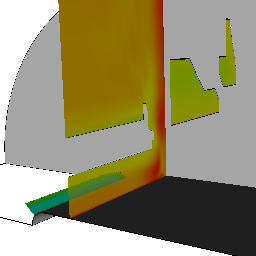

Source code (Python):
#!/usr/bin/env python

# Demonstrate vtkThresholdTextureCoords on PLOT3D blunt fin data
# with three threshold modes: upper, lower, and between.

import os

# Factory overrides
import vtkmodules.vtkInteractionStyle  # noqa: F401
import vtkmodules.vtkRenderingFreeType  # noqa: F401
import vtkmodules.vtkRenderingOpenGL2  # noqa: F401

from vtkmodules.vtkFiltersCore import vtkStructuredGridOutlineFilter
from vtkmodules.vtkFiltersGeometry import vtkStructuredGridGeometryFilter
from vtkmodules.vtkFiltersTexture import vtkThresholdTextureCoords
from vtkmodules.vtkIOLegacy import vtkStructuredPointsReader
from vtkmodules.vtkIOParallel import vtkMultiBlockPLOT3DReader
from vtkmodules.vtkRenderingCore import (
    vtkActor,
    vtkCamera,
    vtkDataSetMapper,
    vtkPolyDataMapper,
    vtkRenderWindow,
    vtkRenderWindowInteractor,
    vtkRenderer,
    vtkTexture,
)

data_dir = os.environ.get("VPE_DATA_DIR", os.path.dirname(os.path.abspath(__file__)))

# Read PLOT3D blunt fin data
plot3d_reader = vtkMultiBlockPLOT3DReader()
plot3d_reader.SetXYZFileName(os.path.join(data_dir, "bluntfinxyz.bin"))
plot3d_reader.SetQFileName(os.path.join(data_dir, "bluntfinq.bin"))
plot3d_reader.SetScalarFunctionNumber(100)
plot3d_reader.SetVectorFunctionNumber(202)
plot3d_reader.Update()
output = plot3d_reader.GetOutput().GetBlock(0)

# Wall geometry
wall = vtkStructuredGridGeometryFilter()
wall.SetInputData(output)
wall.SetExtent(0, 100, 0, 0, 0, 100)

wall_map = vtkPolyDataMapper()
wall_map.SetInputConnection(wall.GetOutputPort())
wall_map.ScalarVisibilityOff()

wall_actor = vtkActor()
wall_actor.SetMapper(wall_map)
wall_actor.GetProperty().SetColor(0.8, 0.8, 0.8)

# Fin geometry
fin = vtkStructuredGridGeometryFilter()
fin.SetInputData(output)
fin.SetExtent(0, 100, 0, 100, 0, 0)

fin_map = vtkPolyDataMapper()
fin_map.SetInputConnection(fin.GetOutputPort())
fin_map.ScalarVisibilityOff()

fin_actor = vtkActor()
fin_actor.SetMapper(fin_map)
fin_actor.GetProperty().SetColor(0.8, 0.8, 0.8)

# Texture for threshold visualization
tmap = vtkStructuredPointsReader()
tmap.SetFileName(os.path.join(data_dir, "texThres2.vtk"))

texture = vtkTexture()
texture.SetInputConnection(tmap.GetOutputPort())
texture.InterpolateOff()
texture.RepeatOff()

# Plane 1: threshold by upper
plane_1 = vtkStructuredGridGeometryFilter()
plane_1.SetInputData(output)
plane_1.SetExtent(10, 10, 0, 100, 0, 100)

thresh_1 = vtkThresholdTextureCoords()
thresh_1.SetInputConnection(plane_1.GetOutputPort())
thresh_1.ThresholdByUpper(1.5)

plane_1_map = vtkDataSetMapper()
plane_1_map.SetInputConnection(thresh_1.GetOutputPort())
plane_1_map.SetScalarRange(output.GetScalarRange())

plane_1_actor = vtkActor()
plane_1_actor.SetMapper(plane_1_map)
plane_1_actor.SetTexture(texture)
plane_1_actor.GetProperty().SetOpacity(0.999)

# Plane 2: threshold by lower
plane_2 = vtkStructuredGridGeometryFilter()
plane_2.SetInputData(output)
plane_2.SetExtent(30, 30, 0, 100, 0, 100)

thresh_2 = vtkThresholdTextureCoords()
thresh_2.SetInputConnection(plane_2.GetOutputPort())
thresh_2.ThresholdByLower(1.5)

plane_2_map = vtkDataSetMapper()
plane_2_map.SetInputConnection(thresh_2.GetOutputPort())
plane_2_map.SetScalarRange(output.GetScalarRange())

plane_2_actor = vtkActor()
plane_2_actor.SetMapper(plane_2_map)
plane_2_actor.SetTexture(texture)
plane_2_actor.GetProperty().SetOpacity(0.999)

# Plane 3: threshold between
plane_3 = vtkStructuredGridGeometryFilter()
plane_3.SetInputData(output)
plane_3.SetExtent(35, 35, 0, 100, 0, 100)

thresh_3 = vtkThresholdTextureCoords()
thresh_3.SetInputConnection(plane_3.GetOutputPort())
thresh_3.ThresholdBetween(1.5, 1.8)

plane_3_map = vtkDataSetMapper()
plane_3_map.SetInputConnection(thresh_3.GetOutputPort())
plane_3_map.SetScalarRange(output.GetScalarRange())

plane_3_actor = vtkActor()
plane_3_actor.SetMapper(plane_3_map)
plane_3_actor.SetTexture(texture)
plane_3_actor.GetProperty().SetOpacity(0.999)

# Outline
outline = vtkStructuredGridOutlineFilter()
outline.SetInputData(output)

outline_mapper = vtkPolyDataMapper()
outline_mapper.SetInputConnection(outline.GetOutputPort())

outline_actor = vtkActor()
outline_actor.SetMapper(outline_mapper)
outline_actor.GetProperty().SetColor(0, 0, 0)

# Renderer
renderer = vtkRenderer()
renderer.AddActor(outline_actor)
renderer.AddActor(wall_actor)
renderer.AddActor(fin_actor)
renderer.AddActor(plane_1_actor)
renderer.AddActor(plane_2_actor)
renderer.AddActor(plane_3_actor)
renderer.SetBackground(1, 1, 1)


# Window
render_window = vtkRenderWindow()
render_window.AddRenderer(renderer)
render_window.SetSize(256, 256)
render_window.SetWindowName("texture threshold outline")

# Scene
camera = vtkCamera()
camera.SetClippingRange(1.51176, 75.5879)
camera.SetFocalPoint(2.33749, 2.96739, 3.61023)
camera.SetPosition(10.8787, 5.27346, 15.8687)
camera.SetViewAngle(30)
camera.SetViewUp(-0.0610856, 0.987798, -0.143262)
renderer.SetActiveCamera(camera)

# Interactor
interactor = vtkRenderWindowInteractor()
interactor.SetRenderWindow(render_window)

interactor.Initialize()
interactor.Start()
